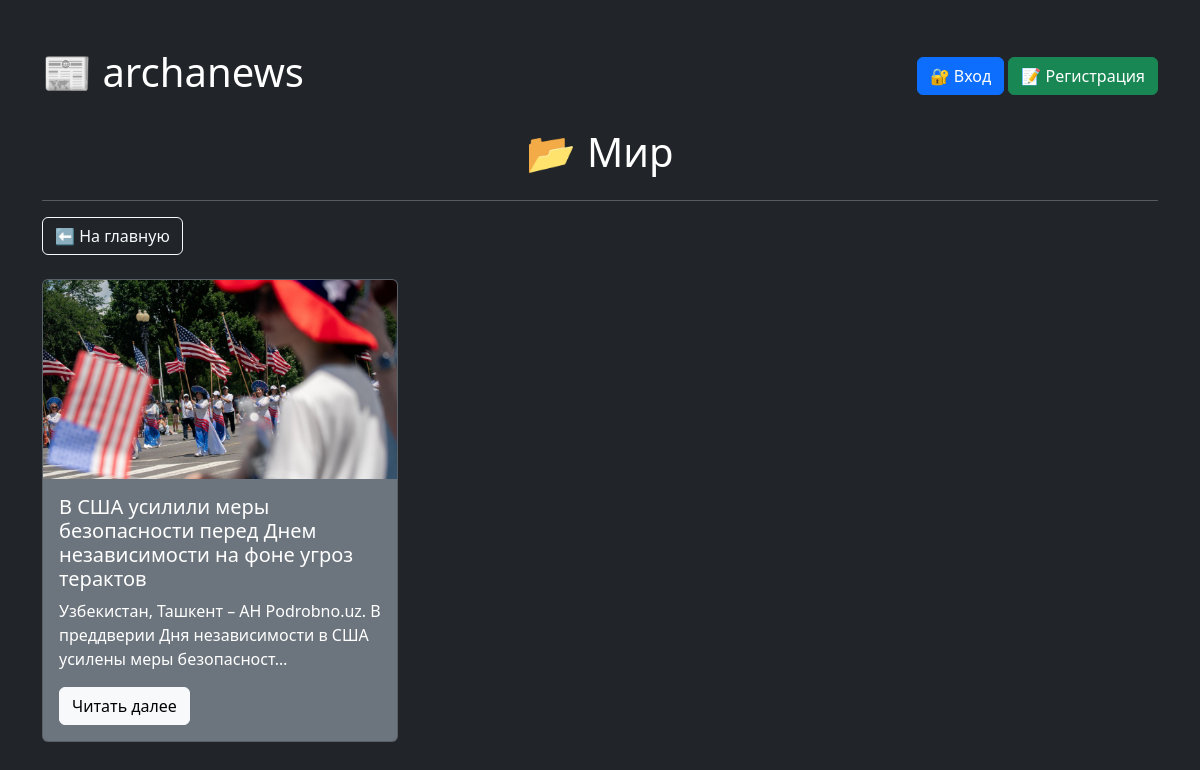
/category/6/, run on the app's committed database.
### index/models.py (models this page shows, shortened)
class NewsCategory(models.Model):
    class Meta:
        verbose_name_plural = 'Категории новостей'
    category_name = models.CharField(max_length= 16)
    added_date = models.DateTimeField(auto_now_add =True)

class News(models.Model):
    class Meta:
        verbose_name_plural = 'Новости'
    name = models.CharField(max_length=128)
    text = models.TextField()
    news_photo = models.ImageField(upload_to='media', null=True, blank=True)
    news_category = models.ForeignKey(NewsCategory,
                                 on_delete=models.CASCADE)
    added_date = models.DateTimeField(auto_now_add=True)

### index/views.py (the view)
# urls.py: path('category/<int:pk>/', views.category_page, name='category'),
def category_page(request, pk):
    category = NewsCategory.objects.get(id=pk)
    news = News.objects.filter(news_category=category)
    context = {
        'category': category,
        'news': news
    }
    return render(request, 'category.html', context)

### index/templates/category.html (shortened to what this page needs)
<!DOCTYPE html>
<html lang="ru">
<head>
    <link rel="stylesheet" href="https://cdn.jsdelivr.net/npm/bootstrap@5.3.3/dist/css/bootstrap.min.css">
</head>
<body class="bg-dark text-white">
<div class="container py-5">
    <div class="d-flex justify-content-between align-items-center mb-4">
        <h1>📰 archanews</h1>
        <div>
            {% if user.is_authenticated %}
            <a href="{% url 'favorites_list' %}" class="btn btn-warning">⭐️ Избранное</a>
            <a href="/logout"><button type="submit" class="btn btn-danger">🔓 Выход</button></a>
            {% else %}
            <a href="/accounts/login" class="btn btn-primary">🔐 Вход</a>
            <a href="/register" class="btn btn-success">📝 Регистрация</a>
            {% endif %}
        </div>
    </div>
    <h1 class="text-center mb-4">📂 {{ category.category_name }}</h1>
    <hr class="text-white">
    <a href="/" class="btn btn-outline-light mb-4">⬅️ На главную</a>
    <div class="row g-4">
        {% for n in news %}
        <div class="col-md-4">
            <div class="card bg-secondary text-white h-100">
                {% if n.news_photo %}
                <img src="{{ n.news_photo.url }}" class="card-img-top" alt="Фото новости">
                {% endif %}
                <div class="card-body">
                    <h5 class="card-title">{{ n.name }}</h5>
                    <p class="card-text">{{ n.text|truncatechars:100 }}</p>
                    <a href="/news/{{ n.id }}" class="btn btn-light">Читать далее</a>
                </div>
            </div>
        </div>
        {% endfor %}
    </div>
</div>
</body>
</html>

### data on the page
NewsCategory: category_name "Мир"
News: news_photo (picture), name "В США усилили меры безопасности перед Днем независимости на фоне угроз терактов", text "Узбекистан, Ташкент – АН Podrobno.uz. В преддверии Дня независимости в США усилены меры безопасност…"
